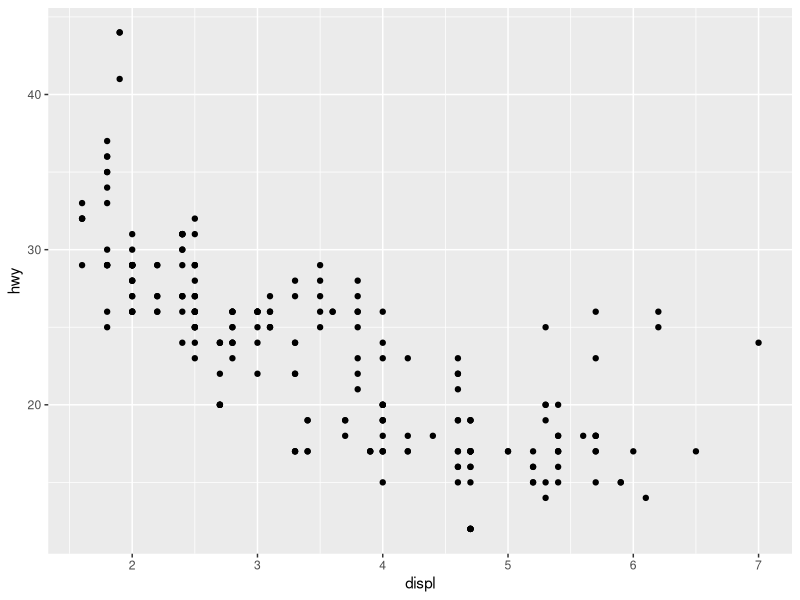
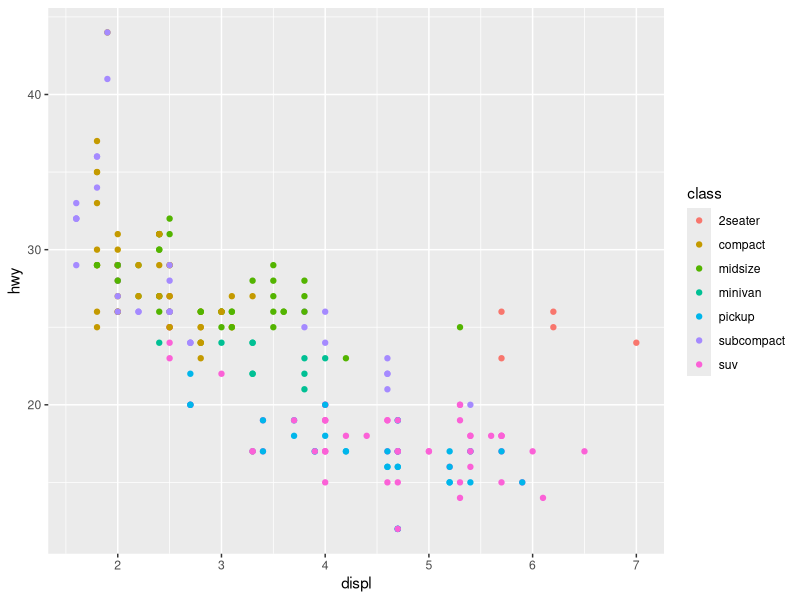
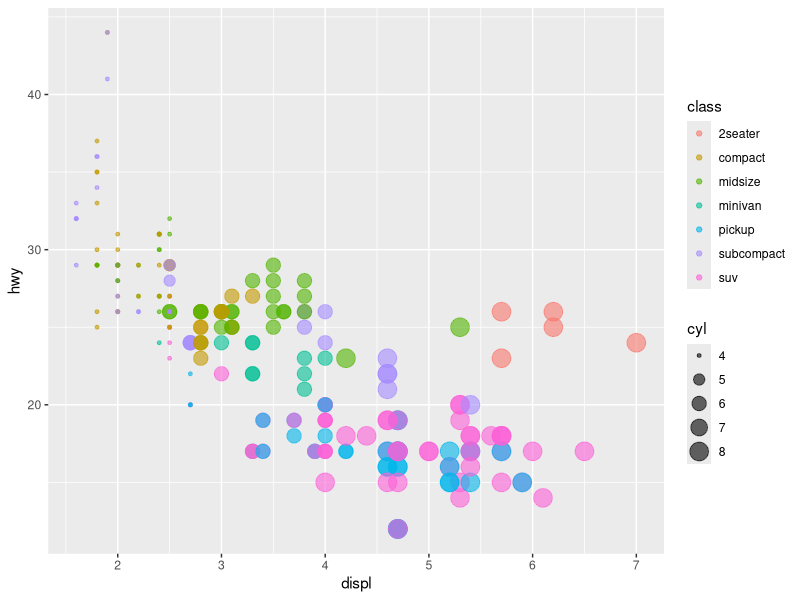
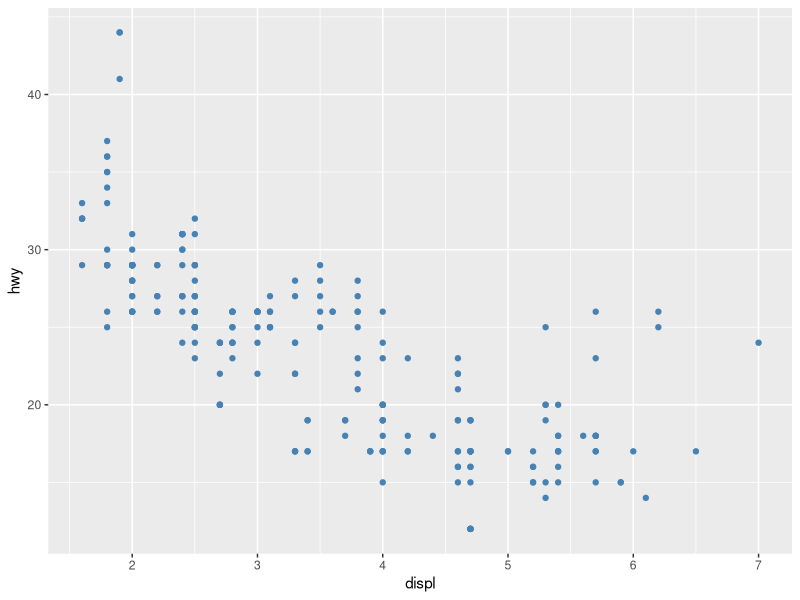
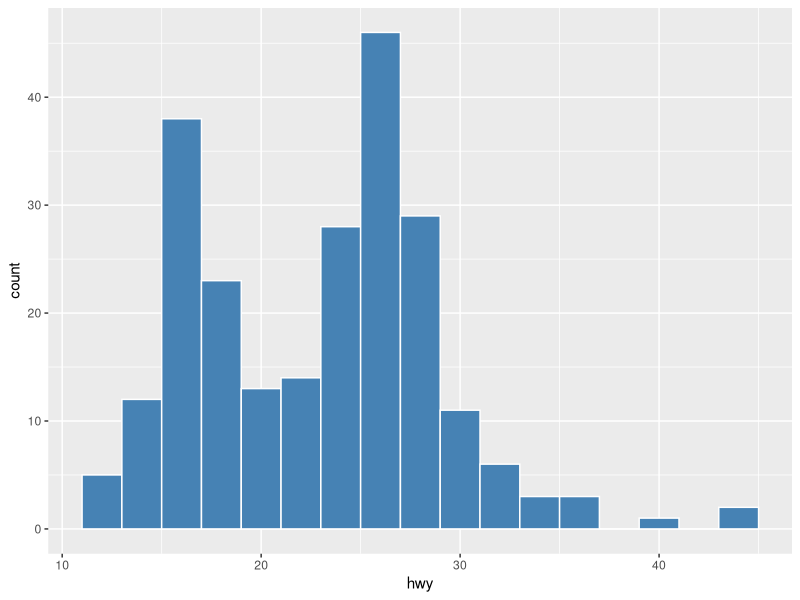
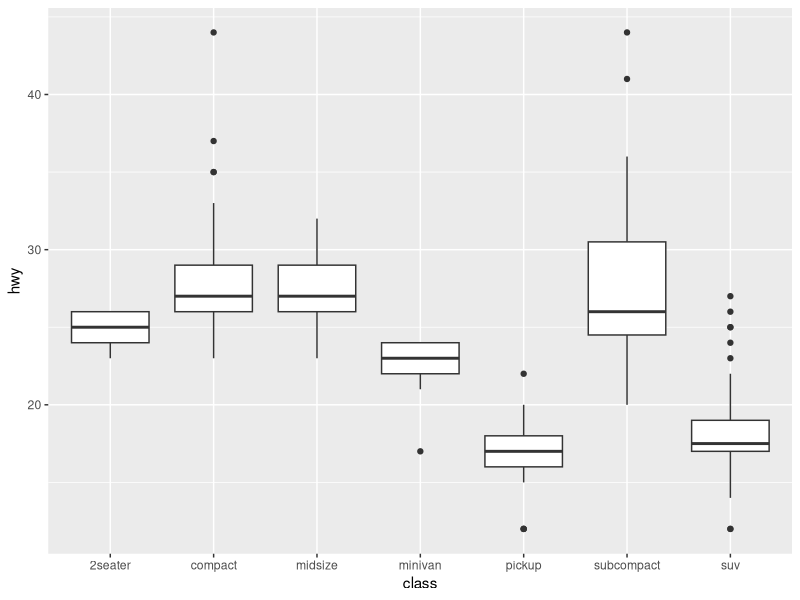
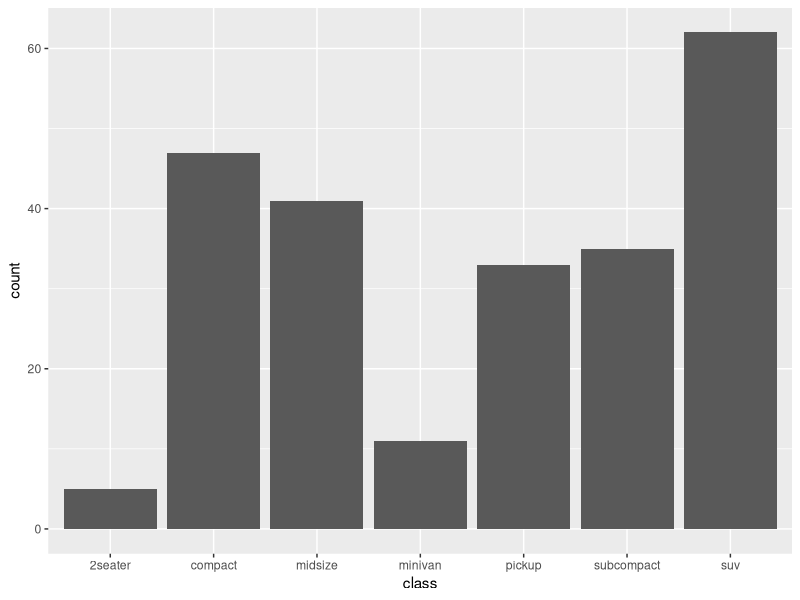
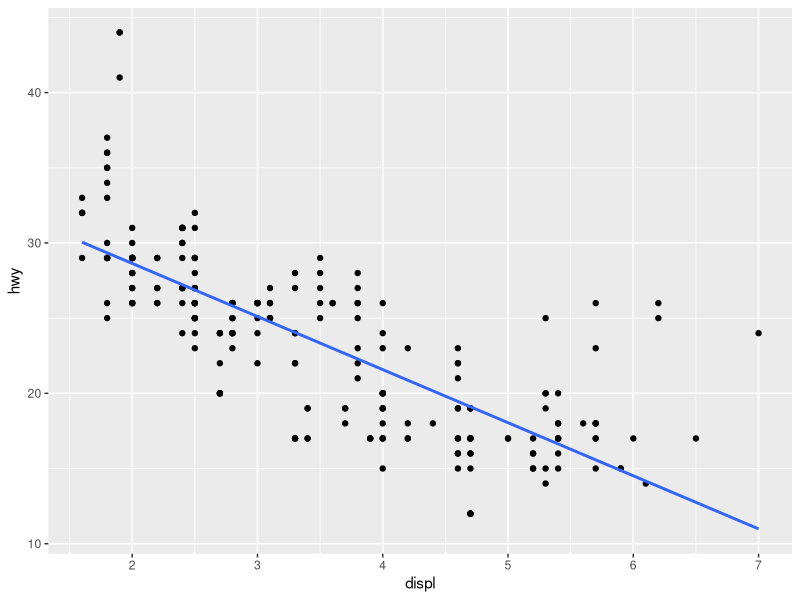

The R source for these figures, in order: (Note: this script raises an error after producing the figures.)
## ---- chunk 1
install.packages("tidyverse")  # only needed once
library(tidyverse)              # loads ggplot2, dplyr, and friends
## ---- chunk 2
glimpse(mpg)
## ---- chunk 3
ggplot(data = mpg, aes(x = displ, y = hwy)) +
  geom_point()
## ---- chunk 4
ggplot(mpg, aes(x = displ, y = hwy, color = class)) +
  geom_point()
## ---- chunk 5
ggplot(mpg, aes(x = displ, y = hwy, size = cyl, color = class)) +
  geom_point(alpha = 0.6) 
## ---- chunk 6
ggplot(mpg, aes(x = displ, y = hwy)) +
  geom_point(color = "steelblue")  # Sets all the points as the same color
## ---- chunk 7
# Histogram of highway mpg
ggplot(mpg, aes(x = hwy)) +
  geom_histogram(binwidth = 2, fill = "steelblue", color = "white")
## ---- chunk 8
# Boxplot comparing classes
ggplot(mpg, aes(x = class, y = hwy)) +
  geom_boxplot()
## ---- chunk 9
# Bar chart of counts
ggplot(mpg, aes(x = class)) +
  geom_bar()
## ---- chunk 10
ggplot(mpg, aes(x = displ, y = hwy)) +
  geom_point() +
  geom_smooth(method = "lm", se = FALSE)  # add a trend line on top of the scatterplot
## ---- chunk 11
ggplot(mpg, aes(x = displ, y = hwy, color = class)) +
  geom_point() +
  labs(
    title = "Engine Size vs. Highway Fuel Economy",
    subtitle = "Data from the mpg dataset",
    x = "Engine displacement (L)",
    y = "Highway MPG",
    color = "Vehicle class"
  ) +
  theme_minimal()
## ---- chunk 12
ggplot(data, aes(x, y, ...)) +   # data + mappings
  geom_...() +                    # how to draw it
  facet_...() +                   # split into panels (optional)
  labs(...) +                     # titles/labels (optional)
  theme_...()                     # overall look (optional)
